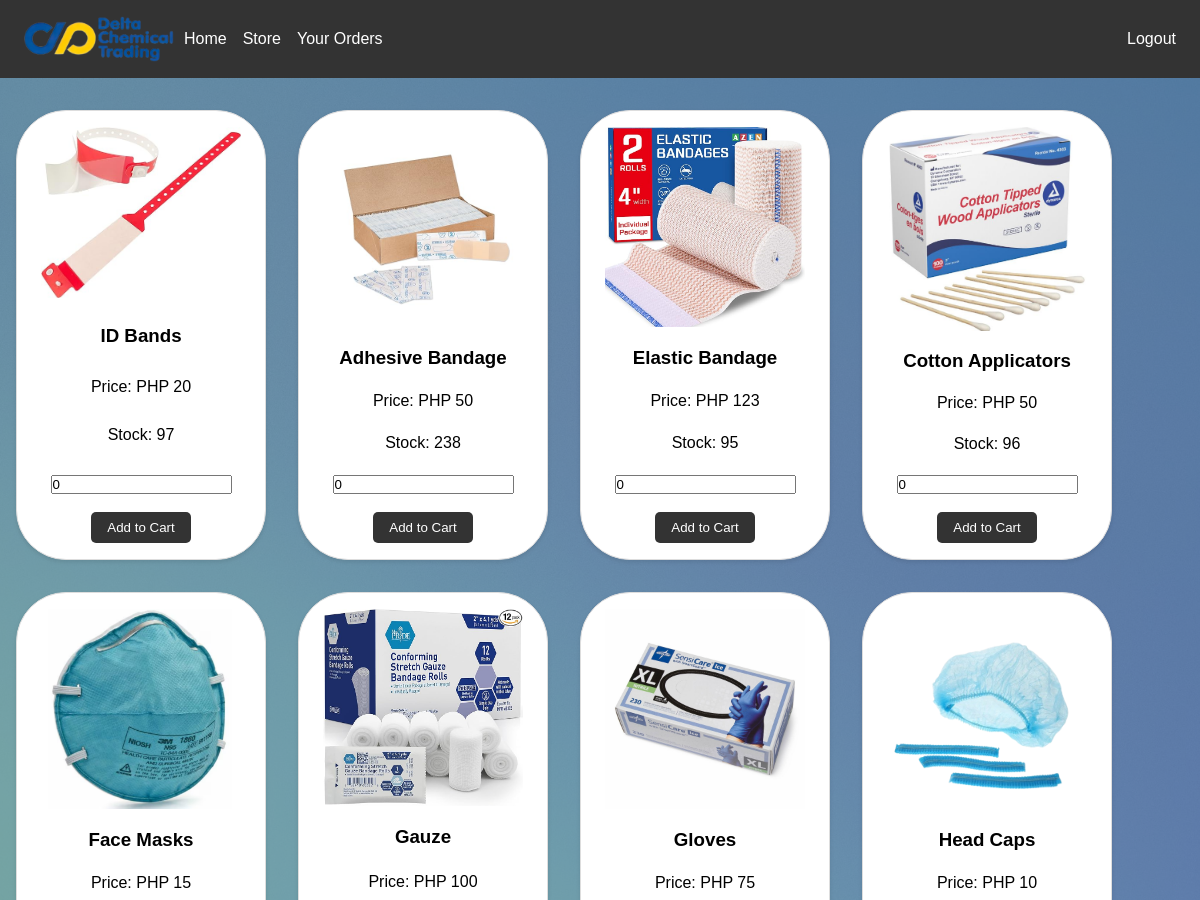
The page /products.php (signed in, upper part) on the database as committed earlier.
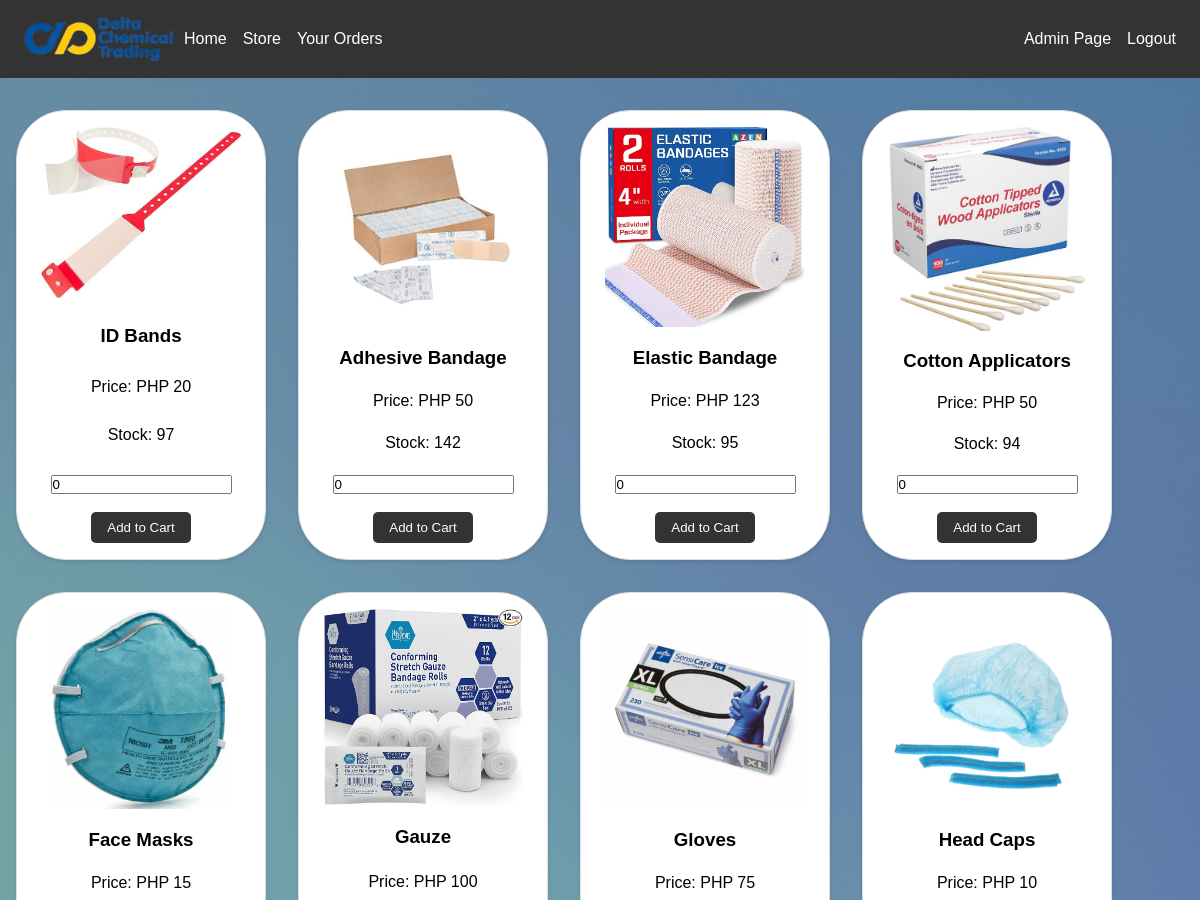
The same page on the database as committed later.
### tables this page shows
CREATE TABLE `items` (
  `itemID` varchar(4) NOT NULL,
  `itemPrice` double NOT NULL,
  `itemName` varchar(30) NOT NULL,
  `itemStock` int(11) NOT NULL,
  `soldAmount` int(11) NOT NULL
);

### products.php (the view, shortened to what this page needs)
<?php
    $servername = "localhost";
    $username = "root";
    $password = "";
    $dbname = "delta";
    $conn = new mysqli($servername, $username, $password, $dbname);
?>
<!DOCTYPE html>
<html lang="en">
<head>
    <link rel="stylesheet" href="styles2.css">
</head>
<body>
    <header class="header">
        <div class="container">
            <div class="navbar">
                <img class="header-logo" src="images\DCT no bg v2.png">
                <nav class="navigation">
                    <a href="indexa.php">Home</a>
                    <a href="products.php">Store</a>
                    <a href="orders.php">Your Orders</a>
                </nav>
            </div>
            <nav class="account-info">
                <?php if (isset($_SESSION["usertype"]) && $_SESSION["usertype"] == 'admin'): ?>
                    <a href="admin pages/adminmain.php">Admin Page</a>
                <?php endif; ?>
                <?php if (isset($_SESSION["userid"])): ?>
                    <a href="actions/logout-action.php">Logout</a>
                <?php else: ?>
                    <a href="login.php">Login</a>
                    <a href="signup.php">Signup</a>
                <?php endif; ?>
            </nav>
        </div>
    </header>
    <div class="contents">
        <div class="product-grid">
            <?php
            $sql = "SELECT * FROM items";
            $result = $conn->query($sql);
            if ($result->num_rows > 0) {
                while ($row = $result->fetch_assoc()) {
                    ?>
                    <div class="product">
                        <img src="images/products/<?php echo $row["itemName"]; ?>.png" alt="<?php echo $row["itemName"]; ?>">
                        <h3><?php echo $row["itemName"]; ?></h3>
                        <p>Price: PHP <?php echo $row["itemPrice"]; ?></p>
                        <p>Stock: <?php echo $row["itemStock"]; ?></p>
                        <form method="post">
                            <input type="number" name="quantity" value="0" min="0">
                            <button type="submit" name="add_to_cart">Add to Cart</button>
                        </form>
                    </div>
                    <?php
                }
            } else {
                echo "No items found";
            }
            ?>
        </div>
    </div>
</body>
</html>

### styles2.css (style rules this page uses)
* { margin: 0; padding: 0; box-sizing: border-box; }
body { background: url('images/backgrounds/bg3.jpg'), url('images/backgrounds/bg2.jpg'); background-size: cover; background-position: center; background-attachment: fixed; font-family: Arial, sans-serif; background-color: #c98f8f; line-height: 1.6; }
.container { display: flex; align-items: center; justify-content: space-between; margin: 0 2vw; }
.header { background-color: #333; color: white; padding: 1rem 0; width: 100%; position: fixed; top: 0; left: 0; z-index: 1000; }
.header-logo { width: 150px; }
.navbar { display: flex; align-items: center; gap: 10px; }
.navigation { display: flex; }
.navigation a { color: white; text-decoration: none; margin-right: 1rem; margin-top: 0; }
.account-info { display: flex; align-items: center; }
.account-info a { color: white; text-decoration: none; margin-left: 1rem; margin-top: 0; }
.contents { display: flex; margin-top: 7.8vh; padding: 2rem 0; text-align: center; justify-content: space-around; background-color: #499399c2; min-height: 85vh; }
.product-grid { display: grid; justify-items: center; grid-template-columns: 1fr 1fr 1fr 1fr; margin-right: 350px; }
.product { display: flex; background-color: white; border: 1px solid #ddd; border-radius: 50px; box-shadow: 0 2px 4px rgba(0,0,0,0.1); margin: 1rem; padding: 1rem; text-align: center; width: 250px; height: 450px; flex-direction: column; align-items: center; justify-content: space-between; }
.product img { width: 200px; }
button { background-color: #333; color: white; border: none; border-radius: 5px; padding: 0.5rem 1rem; margin-top: 1rem; cursor: pointer; transition: background-color 0.3s; }

Rows that differ between the two databases and show on the page:
changed items "Adhesive Bandage": itemStock "238" → "142"
changed items "Cotton Applicators": itemStock "96" → "94"
Other text that changed with them:
text now shown: "Admin Page"
